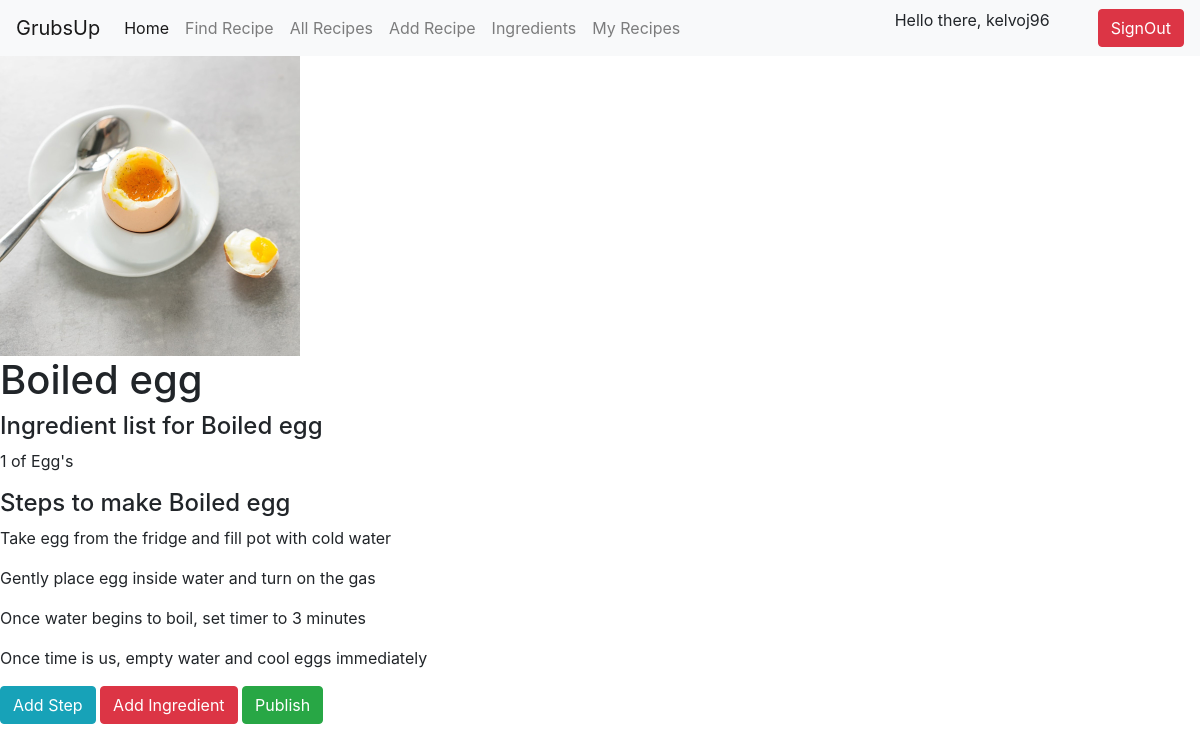
Screenshot of /recipes/view/2/ (signed in) with the database file from the repository.
### accounts/models.py (models this page shows)
class CustomUser(AbstractUser):
    pass

### recipes/models.py (models this page shows, shortened)
class Recipe(models.Model):
    EASY = 'easy'
    INTERMEDIATE = 'intermediate'
    HARD = 'hard'
    DIFFS = [
        (EASY, 'Easy'),
        (INTERMEDIATE, 'Intermediate'),
        (HARD, 'Hard'),
    ]
    name = models.CharField(max_length=100, blank=False)
    image = models.ImageField(upload_to='recipes', blank=False)
    description = models.TextField(max_length=250, blank=True)
    cooking_hours = models.PositiveIntegerField(blank=True)
    cooking_minutes = models.PositiveIntegerField(range(0,59), blank=True)
    difficulty = models.CharField(max_length=50, choices=DIFFS)
    published = models.BooleanField(editable=False, default=False)
    creator = models.ForeignKey(
        CustomUser,
        on_delete=models.CASCADE,
        default=1,
        )

class RecipeIngredient(models.Model):
    recipe = models.ForeignKey(
        'Recipe',
        on_delete=models.CASCADE,
    )
    ingredient = models.ForeignKey(
        'Ingredient',
        on_delete=models.CASCADE,
    )
    quantity = models.PositiveIntegerField(blank=False)

class Ingredient(models.Model):
    MEAT = 'meat'
    FISH = 'fish'
    VEGETABLE = 'veg'
    GRAIN = 'grain'
    FRUIT = 'fruit'
    SPICE = 'spice'
    NUT = 'nut'
    SEED = 'seed'
    DAIRY = 'dairy'
    GRAM = 'gram'
    ML = 'ml'
    LTR = 'ltr'
    UNIT = 'unit'
    CATEGORY_CHOICES = [
        (MEAT , 'Meat'),
        (FISH, 'Fish'),
        (VEGETABLE, 'Vegetable'),
        (GRAIN, 'Grain'),
        (FRUIT, 'Fruit'),
        (SPICE, 'Spice'),
        (SEED, 'Seed'),
        (DAIRY, 'Dairy'),
    ]
    UNIT_CHOICES = [
        (GRAM, 'Grams'),
        (ML, 'Ml'),
        (LTR, 'Ltr'),
        (UNIT, 'Unit'),
        ]
    name = models.CharField(max_length=100, blank=False)
    category = models.CharField(max_length=100, choices=CATEGORY_CHOICES)
    unit = models.CharField(max_length=100, choices=UNIT_CHOICES)
    def __str__(self):
        return self.name

class RecipeSteps(models.Model):
    recipe = models.ForeignKey(
        'Recipe',
        on_delete=models.CASCADE,
    )
    step = models.TextField(max_length=250, blank=False)

### recipes/views.py (the view)
# urls.py: path('view/<int:recipe_id>/', views.singleRecipe, name='single_recipe'),
def singleRecipe(request, recipe_id):
    requested_recipe = models.Recipe.objects.filter(id=recipe_id)
    recipe_steps = models.RecipeSteps.objects.filter(recipe=recipe_id)
    recipe_ingredient = models.RecipeIngredient.objects.filter(recipe=recipe_id)
    return render(request, 'recipe_details.html', {'requested_recipe': requested_recipe, 'recipe_steps':recipe_steps,
    'recipe_ingredient':recipe_ingredient})

### pages/templates/recipe_details.html
{% extends 'base.html' %}
{% block content %}
{% for r in requested_recipe %}
<img src="{{ r.image.url }}" style="max-height: 300px">
<h1>{{ r.name }}</h1>
<h4>Ingredient list for {{ r.name }}</h4>
{% if recipe_ingredient %}
    {% for ing in recipe_ingredient %}
    <p>{{ ing.quantity }} of {{ ing.ingredient }}'s</p>
    {% endfor %}
{% else %}
    <p>No ingredients listed.</p>
{% endif %}
<h4>Steps to make {{r.name}}</h4>
{% if recipe_steps %}
    {% for step in recipe_steps %}
        <p>{{ step.step }}</p>
    {% endfor %}
{% else %}
    <p>Recipe has no steps</p>
{% endif %}
<div>
    <button class="btn btn-info"><a href="{% url 'recipes:add_step' r.pk %}" class="text-white">Add Step</a></button>
    <button class="btn btn-danger"><a href="{% url 'recipes:add_ingredient' r.pk %}" class="text-white">Add Ingredient</a></button>
    <button class="btn btn-success"><a href="{% url 'recipes:publish_recipe' r.pk %}" class="text-white">Publish</a></button>
</div>
{% endfor %}
{% endblock %}

### pages/templates/base.html (shortened to what this page needs)
<!DOCTYPE html>
<html lang="en">
<head>
    <link rel="stylesheet" href="https://stackpath.bootstrapcdn.com/bootstrap/4.3.1/css/bootstrap.min.css">
</head>
<body>
    <nav class="navbar navbar-expand-lg navbar-light bg-light">
        <a class="navbar-brand" href="{% url 'landing' %}">GrubsUp</a>
        <div class="collapse navbar-collapse" id="navbarNavAltMarkup">
          <div class="navbar-nav">
            <a class="nav-item nav-link active" href="{% url 'homepage' %}">Home <span class="sr-only">(current)</span></a>
            <a class="nav-item nav-link" href="#">Find Recipe</a>
            <a class="nav-item nav-link" href="{% url 'recipes:all_recipes' %}">All Recipes</a>
            <a class="nav-item nav-link" href="{% url 'recipes:add_recipe' %}">Add Recipe</a>
            <a class="nav-item nav-link" href="{% url 'recipes:all_ingredients' %}">Ingredients</a>
            {% if user.is_authenticated %}
            <a class="nav-item nav-link" href="{% url 'recipes:my_recipes' user.id %}">My Recipes</a>
            {% endif %}
          </div>
        </div>
        {% if user.is_authenticated %}
        <p>Hello there, {{ user.username }}</p>
        <button class="btn btn-danger ml-5"><a href="{% url 'logout' %}" class="text-white">SignOut</a></button>
        {% endif %}
      </nav>
    {% block content %}
    {% endblock content %}
</body>
</html>

### rows the page displays
CustomUser: username "kelvoj96"
Recipe: image (picture), name "Boiled egg"
RecipeIngredient: quantity "1", ingredient "Egg"
RecipeSteps: step "Take egg from the fridge and fill pot with cold water"
RecipeSteps: step "Gently place egg inside water and turn on the gas"
RecipeSteps: step "Once water begins to boil, set timer to 3 minutes"
RecipeSteps: step "Once time is us, empty water and cool eggs immediately"
